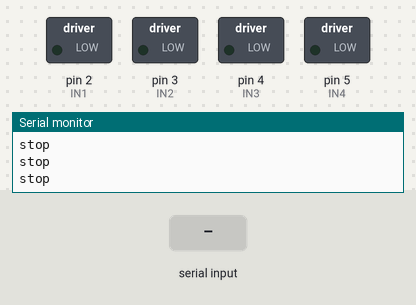
A sketch run on a simulated Arduino Uno, built with avr-gcc and run on an emulated ATmega328P. Parts: switched loads named in the sketch (green lamp = pin HIGH), the last lines printed to the serial monitor. The inputs (shaded band) are chosen by the test bench.

Above: at 1.2 s.
1.3 s: "1" received over Serial
At 1.7 s:
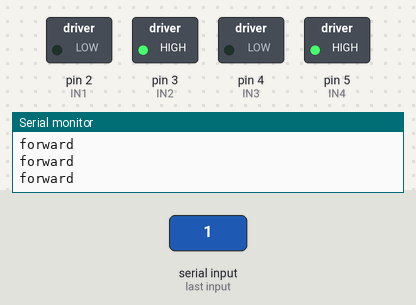
2.8 s: "2" received over Serial
At 4.0 s:
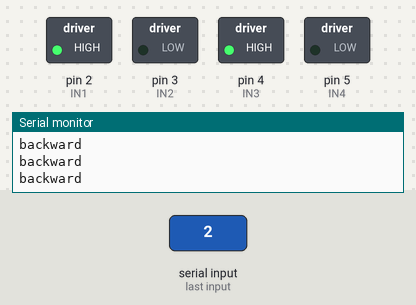
4.3 s: "3" received over Serial
At 5.3 s:
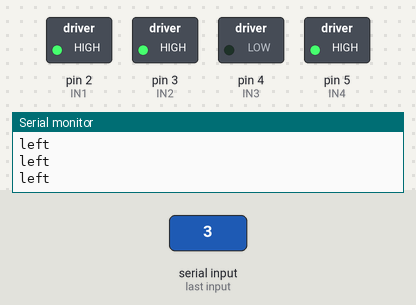
5.8 s: "4" received over Serial
At 6.2 s:
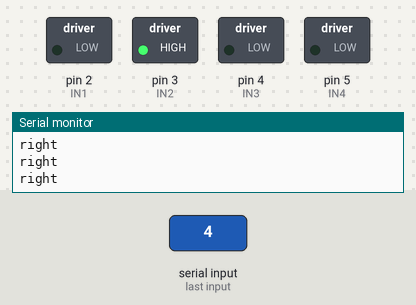
Timing chart, 0 to 8.3 s (numbered marks = the images above; inputs shaded):
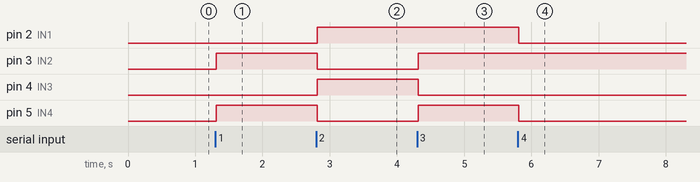

Measured:
- after the input at 1.3 s, pin 3 (IN2), pin 5 (IN4): LOW → HIGH at once
- after the input at 2.8 s, pin 2 (IN1), pin 4 (IN3): LOW → HIGH at once; pin 3 (IN2), pin 5 (IN4): HIGH → LOW at once
- after the input at 4.3 s, pin 3 (IN2), pin 5 (IN4): LOW → HIGH at once; pin 4 (IN3): HIGH → LOW at once
- after the input at 5.8 s, pin 2 (IN1), pin 5 (IN4): HIGH → LOW at once

The sketch:

robot.ino
```cpp
const int IN1 = 2;
const int IN2 = 3;
const int IN3 = 4;
const int IN4 = 5;

int received  = 0;

//const int ENA = 5;
//const int ENB = 6;


void setup() {
  Serial.begin(9600);

  pinMode (IN1, OUTPUT);
  pinMode (IN2, OUTPUT);
  pinMode (IN3, OUTPUT);
  pinMode (IN4, OUTPUT);

  //Controlling pulse witdth modulations.

 // pinMode (ENA, OUTPUT);
 // pinMode (ENB, OUTPUT);

  //analogWrite(ENA, 255);
 // analogWrite(ENB, 255);


}

void loop() {
  if(Serial.available()>0){
  received = Serial.read();
  }


  if(received == '1'){
    Serial.println("forward");
        // forward();
                    digitalWrite(IN1, LOW);
                    digitalWrite(IN2, HIGH);    //left clockwise
                    digitalWrite(IN3, LOW);
                    digitalWrite(IN4, HIGH);
  }
  else if (received == '2'){
      backward();
  }
  else if(received == '3'){
    left();
  }
  else if (received == '4'){
    right();
  }
  else if(received == '5'){
    grip_contrax();
  }

  else if(received == '6'){
    grip_relax();
  }

  else if(received == '7'){
    liftup();
  }
  else if(received == '8'){
    liftdown();
  }

  else{
    stopit();
  }

}

  void forward(){

  }

  void backward(){
    Serial.println("backward");
                      digitalWrite(IN1, HIGH);
                      digitalWrite(IN2, LOW);
                      digitalWrite(IN3, HIGH);
                      digitalWrite(IN4, LOW);
  }

  void left(){
    Serial.println("left");
                    digitalWrite(IN1, HIGH);
                    digitalWrite(IN2, HIGH);
                    digitalWrite(IN3, LOW);
                    digitalWrite(IN4, HIGH);
  }

  void right(){
    Serial.println("right");
                      digitalWrite(IN1, LOW);
                      digitalWrite(IN2, HIGH);
                      digitalWrite(IN3, LOW);
                      digitalWrite(IN4, LOW);
  }

  void liftup(){

  }

  void liftdown(){

  }

  void grip_contrax(){

  }

  void grip_relax(){

  }

  void stopit(){
    Serial.println("stop");
                        digitalWrite(IN1, LOW);
                        digitalWrite(IN2, LOW);
                        digitalWrite(IN3, LOW);
                        digitalWrite(IN4, LOW);
  }
```
